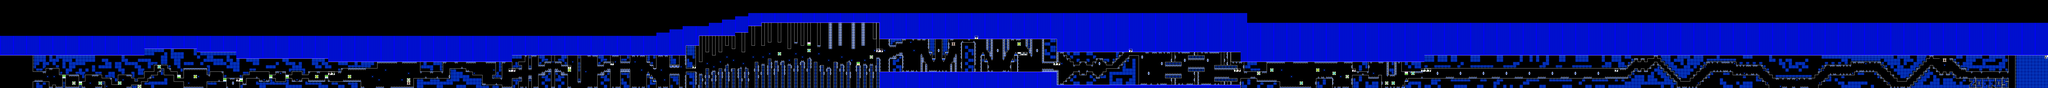

A level layout from a 2D game, rendered from its tile map. Below: a short description, then the map file with tile-grid data replaced by summaries:
An orthogonal 624x27 tile map with 16x16 px tiles, 2 tile layers (SP, ...), 2 tilesets.

<map version="1.10" tiledversion="1.11.2" orientation="orthogonal" renderorder="right-down" width="624" height="27" tilewidth="16" tileheight="16" infinite="0" nextlayerid="3" nextobjectid="1">
 <editorsettings>
  <chunksize width="16" height="27" />
  <export target="famidash-main/LEVELS/LEVEL DATA/test4.tmx" format="tmx" />
 </editorsettings>
 <tileset firstgid="1" name="famidash" tilewidth="16" tileheight="16" tilecount="256" columns="16">
  <image source="../../../GRAPHICS/famidash.bmp" width="256" height="256" />
 </tileset>
 <tileset firstgid="257" name="sprites" tilewidth="16" tileheight="16" tilecount="256" columns="16">
  <image source="../../../GRAPHICS/sprites.png" width="256" height="256" />
 </tileset>
 <layer id="1" width="624" height="27">
  <data>[16848 cells, 9895 non-empty, 71 distinct tile ids]</data>
 </layer>
 <layer id="2" name="SP" width="624" height="27">
  <data>[16848 cells, 62 non-empty, 22 distinct tile ids]</data>
 </layer>
</map>
